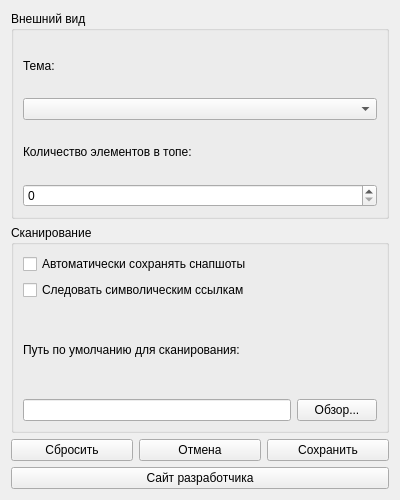
<?xml version="1.0" encoding="UTF-8"?>
<ui version="4.0">
 <class>Form</class>
 <widget class="QWidget" name="Form">
  <property name="geometry">
   <rect>
    <x>0</x>
    <y>0</y>
    <width>400</width>
    <height>500</height>
   </rect>
  </property>
  <property name="windowTitle">
   <string>Настройки</string>
  </property>
  <layout class="QVBoxLayout" name="verticalLayout">
   <item>
    <widget class="QGroupBox" name="appearanceGroup">
     <property name="title">
      <string>Внешний вид</string>
     </property>
     <layout class="QVBoxLayout" name="verticalLayout_2">
      <item>
       <widget class="QLabel" name="label">
        <property name="text">
         <string>Тема:</string>
        </property>
       </widget>
      </item>
      <item>
       <widget class="QComboBox" name="themeCombo"/>
      </item>
      <item>
       <widget class="QLabel" name="label_2">
        <property name="text">
         <string>Количество элементов в топе:</string>
        </property>
       </widget>
      </item>
      <item>
       <widget class="QSpinBox" name="topCountSpin"/>
      </item>
     </layout>
    </widget>
   </item>
   <item>
    <widget class="QGroupBox" name="scanGroup">
     <property name="title">
      <string>Сканирование</string>
     </property>
     <layout class="QVBoxLayout" name="verticalLayout_3">
      <item>
       <widget class="QCheckBox" name="autoSaveCb">
        <property name="text">
         <string>Автоматически сохранять снапшоты</string>
        </property>
       </widget>
      </item>
      <item>
       <widget class="QCheckBox" name="followLinksCb">
        <property name="text">
         <string>Следовать символическим ссылкам</string>
        </property>
       </widget>
      </item>
      <item>
       <widget class="QLabel" name="label_3">
        <property name="text">
         <string>Путь по умолчанию для сканирования:</string>
        </property>
       </widget>
      </item>
      <item>
       <layout class="QHBoxLayout" name="horizontalLayout">
        <item>
         <widget class="QLineEdit" name="defaultPathEdit"/>
        </item>
        <item>
         <widget class="QPushButton" name="browseBtn">
          <property name="text">
           <string>Обзор...</string>
          </property>
         </widget>
        </item>
       </layout>
      </item>
     </layout>
    </widget>
   </item>
   <item>
    <layout class="QHBoxLayout" name="horizontalLayout_2">
     <item>
      <widget class="QPushButton" name="resetBtn">
       <property name="text">
        <string>Сбросить</string>
       </property>
      </widget>
     </item>
     <item>
      <widget class="QPushButton" name="cancelBtn">
       <property name="text">
        <string>Отмена</string>
       </property>
      </widget>
     </item>
     <item>
      <widget class="QPushButton" name="saveBtn">
       <property name="text">
        <string>Сохранить</string>
       </property>
      </widget>
     </item>
    </layout>
   </item>
   <item>
    <widget class="QPushButton" name="pushButton">
     <property name="text">
      <string>Сайт разработчика</string>
     </property>
    </widget>
   </item>
  </layout>
 </widget>
 <resources/>
 <connections/>
</ui>
